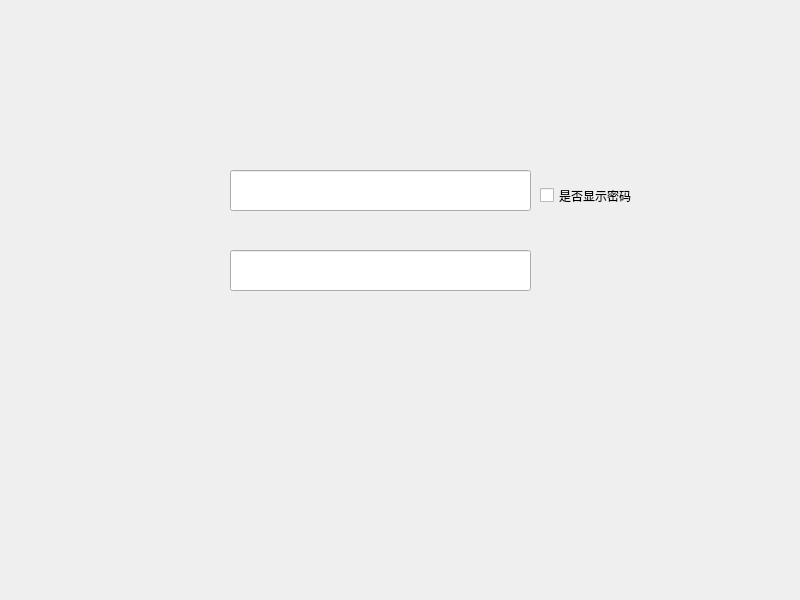
<?xml version="1.0" encoding="UTF-8"?>
<ui version="4.0">
 <class>Widget</class>
 <widget class="QWidget" name="Widget">
  <property name="geometry">
   <rect>
    <x>0</x>
    <y>0</y>
    <width>800</width>
    <height>600</height>
   </rect>
  </property>
  <property name="windowTitle">
   <string>Widget</string>
  </property>
  <widget class="QLineEdit" name="lineEdit">
   <property name="geometry">
    <rect>
     <x>230</x>
     <y>170</y>
     <width>301</width>
     <height>41</height>
    </rect>
   </property>
  </widget>
  <widget class="QLineEdit" name="lineEdit_2">
   <property name="geometry">
    <rect>
     <x>230</x>
     <y>250</y>
     <width>301</width>
     <height>41</height>
    </rect>
   </property>
  </widget>
  <widget class="QLabel" name="label">
   <property name="geometry">
    <rect>
     <x>240</x>
     <y>70</y>
     <width>261</width>
     <height>61</height>
    </rect>
   </property>
   <property name="font">
    <font>
     <pointsize>16</pointsize>
    </font>
   </property>
   <property name="text">
    <string/>
   </property>
  </widget>
  <widget class="QCheckBox" name="checkBox">
   <property name="geometry">
    <rect>
     <x>540</x>
     <y>180</y>
     <width>141</width>
     <height>31</height>
    </rect>
   </property>
   <property name="text">
    <string>是否显示密码</string>
   </property>
  </widget>
 </widget>
 <resources/>
 <connections/>
</ui>
